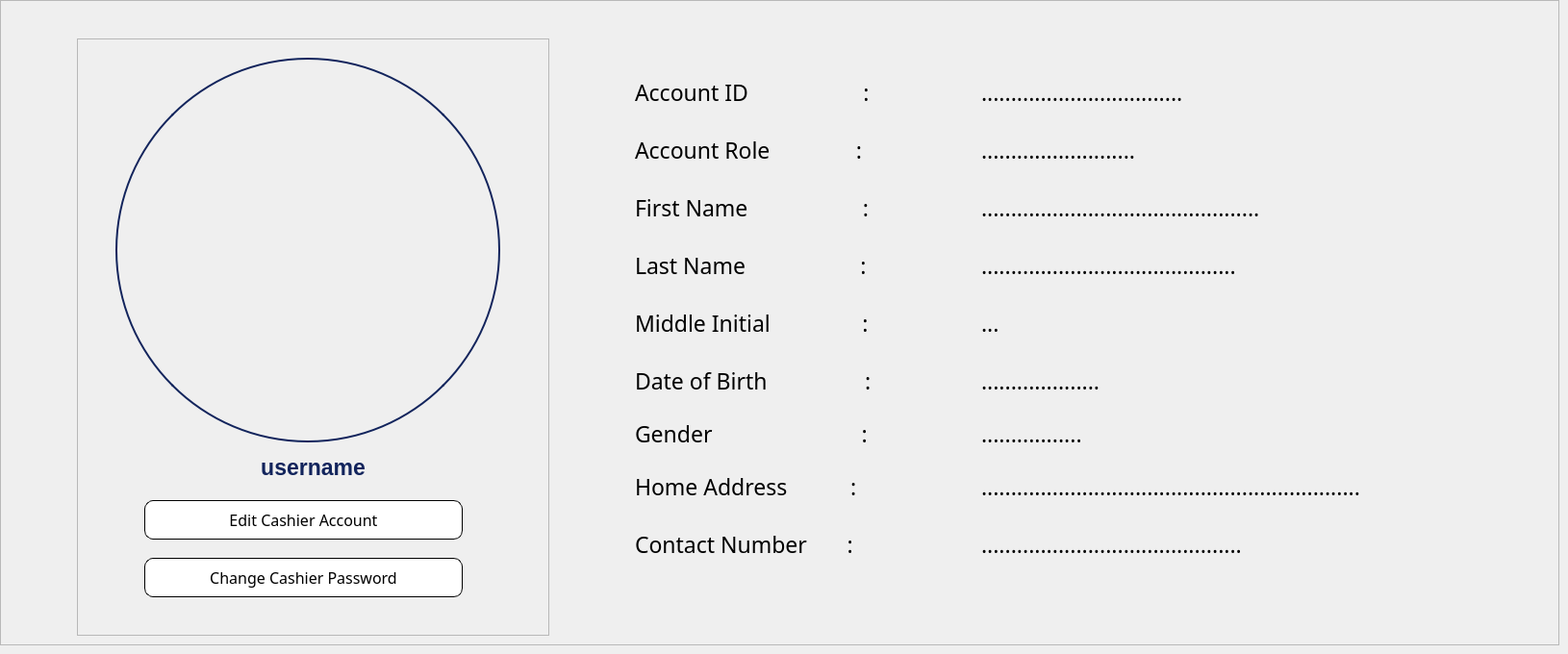
        <widget class="QWidget" name="VIEW_CASHIER_ACCOUNT">
         <widget class="QFrame" name="frame_28">
          <property name="geometry">
           <rect>
            <x>0</x>
            <y>0</y>
            <width>1621</width>
            <height>671</height>
           </rect>
          </property>
          <property name="frameShape">
           <enum>QFrame::StyledPanel</enum>
          </property>
          <property name="frameShadow">
           <enum>QFrame::Raised</enum>
          </property>
          <widget class="QFrame" name="frame_31">
           <property name="geometry">
            <rect>
             <x>80</x>
             <y>40</y>
             <width>491</width>
             <height>621</height>
            </rect>
           </property>
           <property name="frameShape">
            <enum>QFrame::StyledPanel</enum>
           </property>
           <property name="frameShadow">
            <enum>QFrame::Raised</enum>
           </property>
           <widget class="QLabel" name="label_uploadUSER_profile_pic_cashier">
            <property name="geometry">
             <rect>
              <x>40</x>
              <y>20</y>
              <width>400</width>
              <height>400</height>
             </rect>
            </property>
            <property name="styleSheet">
             <string notr="true">border-radius: 200px;   /* half of 400 */
border: 2px solid #12245c;  /* optional: blue border */
</string>
            </property>
            <property name="text">
             <string/>
            </property>
            <property name="pixmap">
             <pixmap resource="jj_owner_resources.qrc">:/JJimages/userProfilepicture.png</pixmap>
            </property>
            <property name="scaledContents">
             <bool>true</bool>
            </property>
           </widget>
           <widget class="QPushButton" name="pushButton_EditAccount_cashier">
            <property name="geometry">
             <rect>
              <x>70</x>
              <y>480</y>
              <width>331</width>
              <height>41</height>
             </rect>
            </property>
            <property name="font">
             <font>
              <family>Poppins Medium</family>
              <pointsize>12</pointsize>
             </font>
            </property>
            <property name="styleSheet">
             <string notr="true">/* Default Inactive Buttons */
QPushButton {
color: #000000;
border: 1px solid #000000; 
border-radius: 9px; 
padding: 3px; 
background-color: #ffffff; 
}
/* Hover Effect on Inactive Buttons */
QPushButton:hover {
    background-color:#12245c;
color:white;
font-weight: 500;
border-radius: 9px; 
}

/* Active Button (Current Page) */
QPushButton#activeButton {
    background-color: #12245c;
    color: white;
font-weight: 500;
border-radius: 9px; 
}
</string>
            </property>
            <property name="text">
             <string>Edit Cashier Account</string>
            </property>
           </widget>
           <widget class="QLabel" name="label_getUSERNAME_cashier">
            <property name="geometry">
             <rect>
              <x>0</x>
              <y>430</y>
              <width>491</width>
              <height>31</height>
             </rect>
            </property>
            <property name="font">
             <font>
              <pointsize>17</pointsize>
              <weight>75</weight>
              <bold>true</bold>
             </font>
            </property>
            <property name="styleSheet">
             <string notr="true">color: #12245c;</string>
            </property>
            <property name="text">
             <string>username</string>
            </property>
            <property name="alignment">
             <set>Qt::AlignCenter</set>
            </property>
           </widget>
           <widget class="QPushButton" name="pushButton_ChangePassword_cashier">
            <property name="geometry">
             <rect>
              <x>70</x>
              <y>540</y>
              <width>331</width>
              <height>41</height>
             </rect>
            </property>
            <property name="font">
             <font>
              <family>Poppins Medium</family>
              <pointsize>12</pointsize>
             </font>
            </property>
            <property name="styleSheet">
             <string notr="true">/* Default Inactive Buttons */
QPushButton {
color: #000000;
border: 1px solid #000000; 
border-radius: 9px; 
padding: 3px; 
background-color: #ffffff; 
}
/* Hover Effect on Inactive Buttons */
QPushButton:hover {
    background-color:#12245c;
color:white;
font-weight: 500;
border-radius: 9px; 
}

/* Active Button (Current Page) */
QPushButton#activeButton {
    background-color: #12245c;
    color: white;
font-weight: 500;
border-radius: 9px; 
}
</string>
            </property>
            <property name="text">
             <string>Change Cashier Password</string>
            </property>
           </widget>
          </widget>
          <widget class="QFrame" name="frame_32">
           <property name="geometry">
            <rect>
             <x>610</x>
             <y>60</y>
             <width>911</width>
             <height>551</height>
            </rect>
           </property>
           <property name="font">
            <font>
             <pointsize>7</pointsize>
            </font>
           </property>
           <property name="styleSheet">
            <string notr="true">background: transparent;</string>
           </property>
           <property name="frameShape">
            <enum>QFrame::StyledPanel</enum>
           </property>
           <property name="frameShadow">
            <enum>QFrame::Raised</enum>
           </property>
           <widget class="QLabel" name="label_3">
            <property name="geometry">
             <rect>
              <x>50</x>
              <y>20</y>
              <width>311</width>
              <height>31</height>
             </rect>
            </property>
            <property name="font">
             <font>
              <family>Poppins Medium</family>
              <pointsize>17</pointsize>
             </font>
            </property>
            <property name="text">
             <string>Account ID                    :</string>
            </property>
           </widget>
           <widget class="QLabel" name="label_66">
            <property name="geometry">
             <rect>
              <x>50</x>
              <y>80</y>
              <width>301</width>
              <height>31</height>
             </rect>
            </property>
            <property name="font">
             <font>
              <family>Poppins Medium</family>
              <pointsize>17</pointsize>
             </font>
            </property>
            <property name="text">
             <string>Account Role               :</string>
            </property>
           </widget>
           <widget class="QLabel" name="label_67">
            <property name="geometry">
             <rect>
              <x>50</x>
              <y>140</y>
              <width>321</width>
              <height>31</height>
             </rect>
            </property>
            <property name="font">
             <font>
              <family>Poppins Medium</family>
              <pointsize>17</pointsize>
             </font>
            </property>
            <property name="text">
             <string>First Name                    :</string>
            </property>
           </widget>
           <widget class="QLabel" name="label_71">
            <property name="geometry">
             <rect>
              <x>50</x>
              <y>200</y>
              <width>301</width>
              <height>31</height>
             </rect>
            </property>
            <property name="font">
             <font>
              <family>Poppins Medium</family>
              <pointsize>17</pointsize>
             </font>
            </property>
            <property name="text">
             <string>Last Name                    :</string>
            </property>
           </widget>
           <widget class="QLabel" name="label_72">
            <property name="geometry">
             <rect>
              <x>50</x>
              <y>250</y>
              <width>321</width>
              <height>51</height>
             </rect>
            </property>
            <property name="font">
             <font>
              <family>Poppins Medium</family>
              <pointsize>17</pointsize>
             </font>
            </property>
            <property name="text">
             <string>Middle Initial                :</string>
            </property>
           </widget>
           <widget class="QLabel" name="label_73">
            <property name="geometry">
             <rect>
              <x>50</x>
              <y>310</y>
              <width>311</width>
              <height>51</height>
             </rect>
            </property>
            <property name="font">
             <font>
              <family>Poppins Medium</family>
              <pointsize>17</pointsize>
             </font>
            </property>
            <property name="text">
             <string>Date of Birth                 :</string>
            </property>
           </widget>
           <widget class="QLabel" name="label_74">
            <property name="geometry">
             <rect>
              <x>50</x>
              <y>370</y>
              <width>311</width>
              <height>41</height>
             </rect>
            </property>
            <property name="font">
             <font>
              <family>Poppins Medium</family>
              <pointsize>17</pointsize>
             </font>
            </property>
            <property name="text">
             <string>Gender                          :</string>
            </property>
           </widget>
           <widget class="QLabel" name="label_75">
            <property name="geometry">
             <rect>
              <x>50</x>
              <y>410</y>
              <width>311</width>
              <height>71</height>
             </rect>
            </property>
            <property name="font">
             <font>
              <family>Poppins Medium</family>
              <pointsize>17</pointsize>
             </font>
            </property>
            <property name="text">
             <string>Home Address           :</string>
            </property>
           </widget>
           <widget class="QLabel" name="label_76">
            <property name="geometry">
             <rect>
              <x>50</x>
              <y>460</y>
              <width>321</width>
              <height>91</height>
             </rect>
            </property>
            <property name="font">
             <font>
              <family>Poppins Medium</family>
              <pointsize>17</pointsize>
             </font>
            </property>
            <property name="text">
             <string>Contact Number       :</string>
            </property>
           </widget>
           <widget class="QLabel" name="label_storeAccount_ID_cashier">
            <property name="geometry">
             <rect>
              <x>410</x>
              <y>20</y>
              <width>451</width>
              <height>31</height>
             </rect>
            </property>
            <property name="font">
             <font>
              <family>Poppins Medium</family>
              <pointsize>17</pointsize>
             </font>
            </property>
            <property name="text">
             <string>..................................</string>
            </property>
           </widget>
           <widget class="QLabel" name="label_storeAccount_Role_cashier">
            <property name="geometry">
             <rect>
              <x>410</x>
              <y>80</y>
              <width>321</width>
              <height>31</height>
             </rect>
            </property>
            <property name="font">
             <font>
              <family>Poppins Medium</family>
              <pointsize>17</pointsize>
             </font>
            </property>
            <property name="text">
             <string>..........................</string>
            </property>
           </widget>
           <widget class="QLabel" name="label_storeFirst_Name_cashier">
            <property name="geometry">
             <rect>
              <x>410</x>
              <y>140</y>
              <width>321</width>
              <height>31</height>
             </rect>
            </property>
            <property name="font">
             <font>
              <family>Poppins Medium</family>
              <pointsize>17</pointsize>
             </font>
            </property>
            <property name="text">
             <string>...............................................</string>
            </property>
           </widget>
           <widget class="QLabel" name="label_storeLast_Name_cashier">
            <property name="geometry">
             <rect>
              <x>410</x>
              <y>200</y>
              <width>311</width>
              <height>31</height>
             </rect>
            </property>
            <property name="font">
             <font>
              <family>Poppins Medium</family>
              <pointsize>17</pointsize>
             </font>
            </property>
            <property name="text">
             <string>...........................................</string>
            </property>
           </widget>
           <widget class="QLabel" name="label_storeMiddle_Initial_cashier">
            <property name="geometry">
             <rect>
              <x>410</x>
              <y>250</y>
              <width>331</width>
              <height>51</height>
             </rect>
            </property>
            <property name="font">
             <font>
              <family>Poppins Medium</family>
              <pointsize>17</pointsize>
             </font>
            </property>
            <property name="text">
             <string>...</string>
            </property>
           </widget>
           <widget class="QLabel" name="label_storeDate_of_Birth_cashier">
            <property name="geometry">
             <rect>
              <x>410</x>
              <y>310</y>
              <width>311</width>
              <height>51</height>
             </rect>
            </property>
            <property name="font">
             <font>
              <family>Poppins Medium</family>
              <pointsize>17</pointsize>
             </font>
            </property>
            <property name="text">
             <string>....................</string>
            </property>
           </widget>
           <widget class="QLabel" name="label_storeGender_cashier">
            <property name="geometry">
             <rect>
              <x>410</x>
              <y>370</y>
              <width>291</width>
              <height>41</height>
             </rect>
            </property>
            <property name="font">
             <font>
              <family>Poppins Medium</family>
              <pointsize>17</pointsize>
             </font>
            </property>
            <property name="text">
             <string>.................</string>
            </property>
           </widget>
           <widget class="QLabel" name="label_storeHome_Address_cashier">
            <property name="geometry">
             <rect>
              <x>410</x>
              <y>410</y>
              <width>481</width>
              <height>71</height>
             </rect>
            </property>
            <property name="font">
             <font>
              <family>Poppins Medium</family>
              <pointsize>17</pointsize>
             </font>
            </property>
            <property name="text">
             <string>................................................................</string>
            </property>
           </widget>
           <widget class="QLabel" name="label_storeContact_Num_cashier">
            <property name="geometry">
             <rect>
              <x>410</x>
              <y>460</y>
              <width>311</width>
              <height>91</height>
             </rect>
            </property>
            <property name="font">
             <font>
              <family>Poppins Medium</family>
              <pointsize>17</pointsize>
             </font>
            </property>
            <property name="text">
             <string>............................................</string>
            </property>
           </widget>
          </widget>
         </widget>
        </widget>
